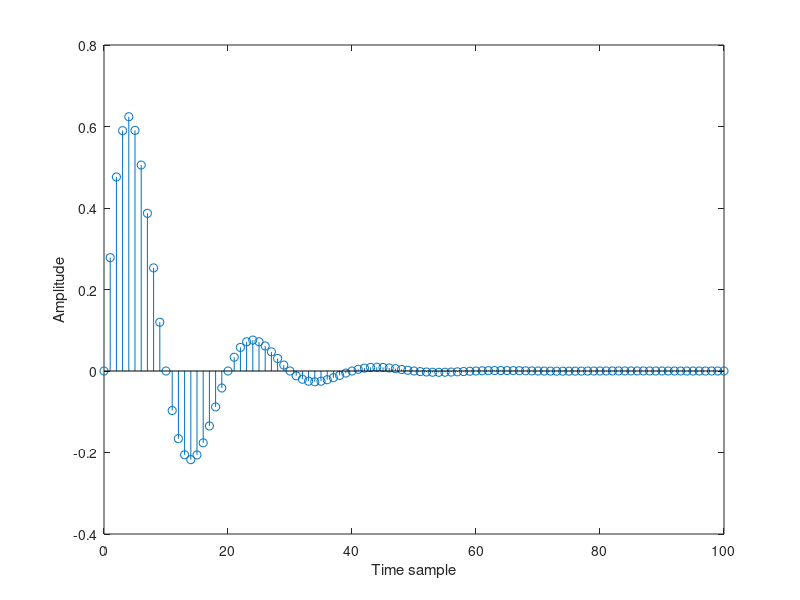

Source code (MATLAB):
%n=input('input range=');
%x_r=input('input x_r=');
n=0:100;
x_r=((0.9).^n).*sin((pi.*n)./10);
%x_r=((0.9).^n).*cos((pi.*n)./10);
stem(n,x_r);
xlabel('Time sample');
ylabel('Amplitude');